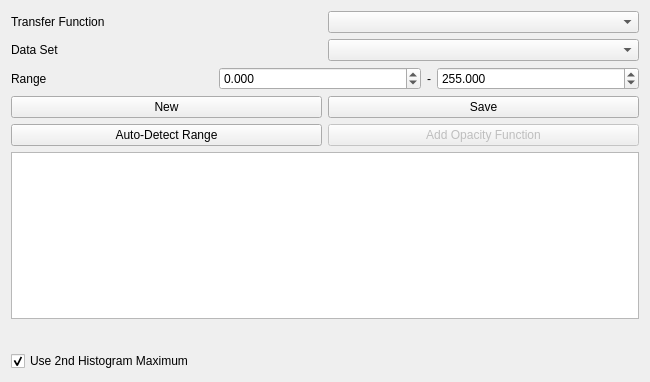
<?xml version="1.0" encoding="UTF-8"?>
<ui version="4.0">
 <class>TransferFunctionForm</class>
 <widget class="QWidget" name="TransferFunctionForm">
  <property name="geometry">
   <rect>
    <x>0</x>
    <y>0</y>
    <width>650</width>
    <height>382</height>
   </rect>
  </property>
  <property name="windowTitle">
   <string>Transfer function  editor</string>
  </property>
  <layout class="QVBoxLayout" name="verticalLayout">
   <item>
    <layout class="QHBoxLayout" name="horizontalLayout_4">
     <property name="bottomMargin">
      <number>0</number>
     </property>
     <item>
      <widget class="QLabel" name="label">
       <property name="text">
        <string>Transfer Function</string>
       </property>
      </widget>
     </item>
     <item>
      <widget class="QComboBox" name="comboBoxTransferFunction"/>
     </item>
    </layout>
   </item>
   <item>
    <layout class="QHBoxLayout" name="horizontalLayout_5">
     <property name="bottomMargin">
      <number>0</number>
     </property>
     <item>
      <widget class="QLabel" name="labelDataset">
       <property name="text">
        <string>Data Set</string>
       </property>
      </widget>
     </item>
     <item>
      <widget class="QComboBox" name="comboBoxDataset">
       <property name="sizePolicy">
        <sizepolicy hsizetype="Preferred" vsizetype="Fixed">
         <horstretch>0</horstretch>
         <verstretch>0</verstretch>
        </sizepolicy>
       </property>
      </widget>
     </item>
    </layout>
   </item>
   <item>
    <layout class="QHBoxLayout" name="horizontalLayout_6">
     <property name="bottomMargin">
      <number>0</number>
     </property>
     <item>
      <widget class="QLabel" name="label_2">
       <property name="text">
        <string>Range</string>
       </property>
      </widget>
     </item>
     <item>
      <widget class="QDoubleSpinBox" name="doubleSpinBoxMinRange">
       <property name="decimals">
        <number>3</number>
       </property>
       <property name="minimum">
        <double>-99999.000000000000000</double>
       </property>
       <property name="maximum">
        <double>99999.000000000000000</double>
       </property>
       <property name="singleStep">
        <double>0.100000000000000</double>
       </property>
      </widget>
     </item>
     <item>
      <widget class="QLabel" name="label_3">
       <property name="sizePolicy">
        <sizepolicy hsizetype="Fixed" vsizetype="Preferred">
         <horstretch>0</horstretch>
         <verstretch>0</verstretch>
        </sizepolicy>
       </property>
       <property name="text">
        <string>-</string>
       </property>
      </widget>
     </item>
     <item>
      <widget class="QDoubleSpinBox" name="doubleSpinBoxMaxRange">
       <property name="decimals">
        <number>3</number>
       </property>
       <property name="minimum">
        <double>-999999999.000000000000000</double>
       </property>
       <property name="maximum">
        <double>999999999.000000000000000</double>
       </property>
       <property name="singleStep">
        <double>0.100000000000000</double>
       </property>
       <property name="value">
        <double>255.000000000000000</double>
       </property>
      </widget>
     </item>
    </layout>
   </item>
   <item>
    <layout class="QHBoxLayout" name="horizontalLayout">
     <item>
      <widget class="QPushButton" name="pushButtonNew">
       <property name="toolTip">
        <string>Create new transfer function</string>
       </property>
       <property name="text">
        <string>New</string>
       </property>
      </widget>
     </item>
     <item>
      <widget class="QPushButton" name="pushButtonSave">
       <property name="enabled">
        <bool>true</bool>
       </property>
       <property name="toolTip">
        <string>Save the transfer function to disk</string>
       </property>
       <property name="text">
        <string>Save</string>
       </property>
      </widget>
     </item>
    </layout>
   </item>
   <item>
    <layout class="QHBoxLayout" name="horizontalLayout_3">
     <property name="bottomMargin">
      <number>0</number>
     </property>
     <item>
      <widget class="QPushButton" name="pushButtonAdopt">
       <property name="toolTip">
        <string>Take range from current dataset</string>
       </property>
       <property name="text">
        <string>Auto-Detect Range</string>
       </property>
      </widget>
     </item>
     <item>
      <widget class="QPushButton" name="pushButtonAddPWF">
       <property name="enabled">
        <bool>false</bool>
       </property>
       <property name="toolTip">
        <string>Add an opacity function to the transfer function</string>
       </property>
       <property name="text">
        <string>Add Opacity Function</string>
       </property>
      </widget>
     </item>
    </layout>
   </item>
   <item>
    <widget class="QTransferFunctionCanvas" name="widgetTransferFunctionEditor">
     <property name="styleSheet">
      <string>border-color: rgb(85, 0, 255);</string>
     </property>
     <property name="frameShape">
      <enum>QFrame::StyledPanel</enum>
     </property>
     <property name="lineWidth">
      <number>1</number>
     </property>
     <property name="rubberBandSelectionMode">
      <enum>Qt::ContainsItemShape</enum>
     </property>
    </widget>
   </item>
   <item>
    <widget class="QLookUpTableWidget" name="widgetColormap" native="true">
     <property name="minimumSize">
      <size>
       <width>0</width>
       <height>20</height>
      </size>
     </property>
     <property name="maximumSize">
      <size>
       <width>16777215</width>
       <height>20</height>
      </size>
     </property>
    </widget>
   </item>
   <item>
    <widget class="QCheckBox" name="checkBoxFlattening">
     <property name="text">
      <string>Use 2nd Histogram Maximum</string>
     </property>
     <property name="checked">
      <bool>true</bool>
     </property>
    </widget>
   </item>
  </layout>
 </widget>
 <customwidgets>
  <customwidget>
   <class>QTransferFunctionCanvas</class>
   <extends>QGraphicsView</extends>
   <header>QTransferFunctionCanvas.h</header>
  </customwidget>
  <customwidget>
   <class>QLookUpTableWidget</class>
   <extends>QWidget</extends>
   <header>QLookUpTableWidget.h</header>
   <container>1</container>
  </customwidget>
 </customwidgets>
 <resources/>
 <connections/>
 <slots>
  <slot>setRange()</slot>
 </slots>
</ui>
